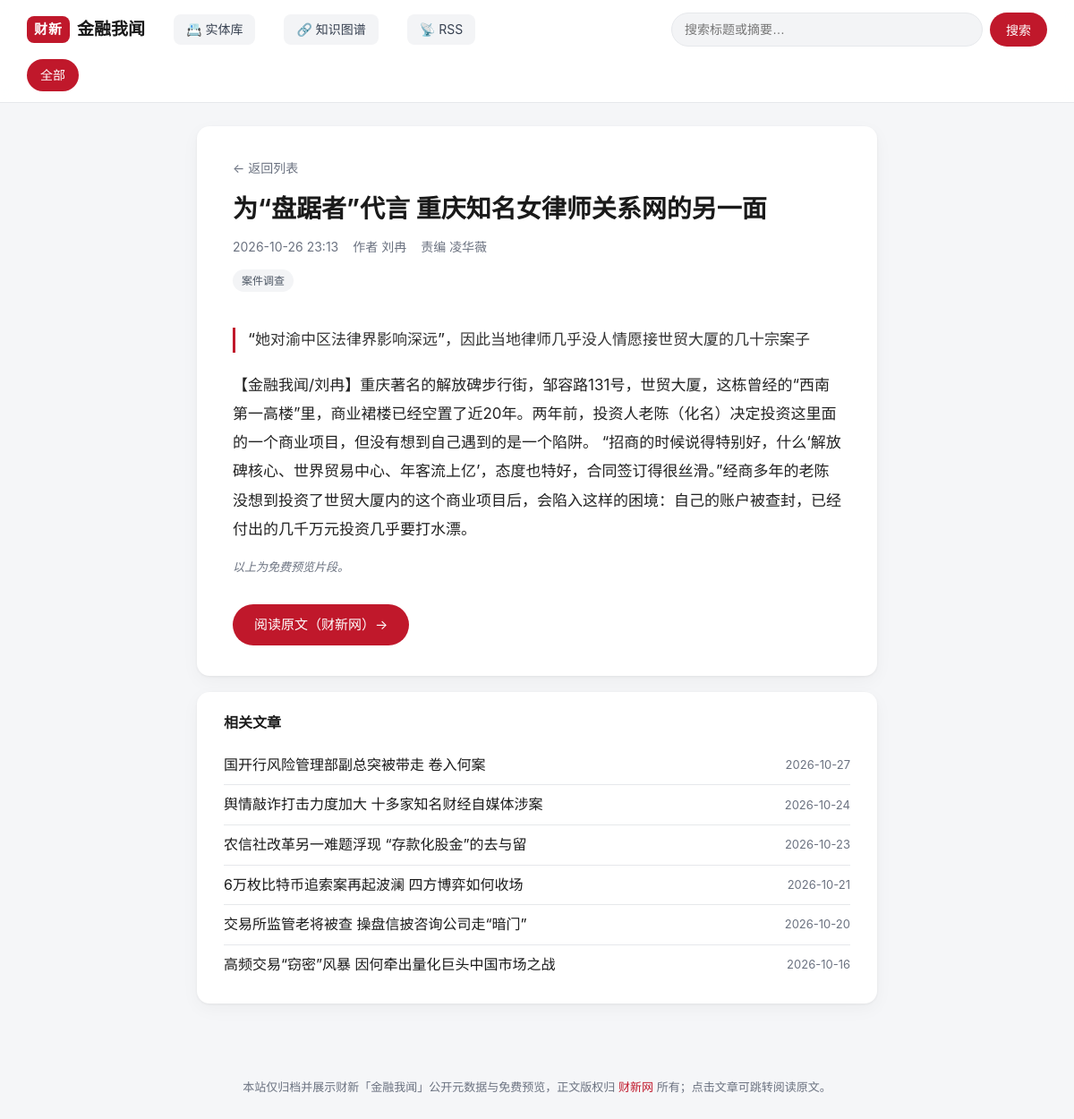
/a/102497605, run on the app's committed database.
### tables this page shows
CREATE TABLE articles(
          article_id TEXT NOT NULL, title TEXT NOT NULL, published_at TEXT NOT NULL,
          url TEXT PRIMARY KEY, discovered_at TEXT NOT NULL, checked_at TEXT NOT NULL
        , source TEXT NOT NULL DEFAULT '', summary TEXT NOT NULL DEFAULT '', body_text TEXT NOT NULL DEFAULT '', updated_at TEXT NOT NULL DEFAULT '', author TEXT NOT NULL DEFAULT '', editor TEXT NOT NULL DEFAULT '', image TEXT NOT NULL DEFAULT '');

CREATE TABLE tags(
      id INTEGER PRIMARY KEY AUTOINCREMENT, name TEXT UNIQUE NOT NULL
    );

### app.py (the view)
@app.route("/a/<article_id>")
def article(article_id: str):
    db = get_db()
    row = db.execute(
        "SELECT * FROM articles WHERE article_id=? AND source=? LIMIT 1",
        (article_id, SOURCE),
    ).fetchone()
    if row is None:
        abort(404)
    data = dict(row)
    data["tags"] = article_tags(db, row["url"])
    data["date"] = (row["published_at"] or "")[:10]
    entities = {
        "person": [],
        "org": [],
        "event": [],
    }
    try:
        for r in db.execute(
            """SELECT e.id, e.name, e.type FROM entities e
               JOIN article_entities ae ON ae.entity_id = e.id
               WHERE ae.article_url = ?
               ORDER BY e.type, e.name""",
            (row["url"],),
        ):
            entities[r["type"]].append({"id": r["id"], "name": r["name"]})
    except Exception:
        pass  # tables may not exist yet
    data["entities"] = entities
    related = []
    try:
        related = db.execute(
            """SELECT a.article_id, a.title, a.published_at,
                      count(*) AS shared,
                      group_concat(DISTINCT e.name) AS via
               FROM article_entities ae1
               JOIN article_entities ae2
                    ON ae2.entity_id = ae1.entity_id
                   AND ae2.article_url <> ae1.article_url
               JOIN entities e ON e.id = ae1.entity_id
               JOIN articles a ON a.url = ae2.article_url AND a.source = ?
               WHERE ae1.article_url = ?
               GROUP BY a.url
               ORDER BY shared DESC, a.published_at DESC LIMIT 8""",
            (SOURCE, row["url"]),
        ).fetchall()
    except Exception:
        related = []
    if not related and data["tags"]:
        related = db.execute(
            """SELECT DISTINCT a.article_id, a.title, a.published_at,
                      0 AS shared, NULL AS via
               FROM articles a JOIN article_tags at ON at.article_url = a.url
               JOIN tags t ON t.id = at.tag_id
               WHERE t.name = ? AND a.source = ? AND a.article_id <> ?
               ORDER BY a.published_at DESC LIMIT 6""",
            (data["tags"][0], SOURCE, article_id),
        ).fetchall()
    return render_template("article.html", a=data, related=related)

### app.py (called while the page is built)
def get_db() -> sqlite3.Connection:
    if "db" not in g:
        conn = sqlite3.connect(
            f"file:{DB_PATH.as_posix()}?mode=ro&immutable=1", uri=True
        )
        conn.row_factory = sqlite3.Row
        g.db = conn
    return g.db

def article_tags(db: sqlite3.Connection, url: str) -> list[str]:
    return [
        r["name"]
        for r in db.execute(
            "SELECT t.name FROM tags t JOIN article_tags at ON at.tag_id=t.id "
            "WHERE at.article_url=? ORDER BY t.name",
            (url,),
        )
    ]

@app.template_filter("nl2p")
def nl2p(text: str) -> str:
    parts = [p.strip() for p in (text or "").split("\n") if p.strip()]
    return "".join(f"<p>{p}</p>" for p in parts)

### templates/article.html (shortened to what this page needs)
{% extends "base.html" %}
{% block content %}
<article class="detail">
  <a class="back" href="{{ url_for('index') }}">← 返回列表</a>
  <h1 class="detail-title">{{ a.title }}</h1>
  <div class="meta">
    <time>{{ a.published_at[:16].replace('T', ' ') }}</time>
    {% if a.author %}<span>作者 {{ a.author }}</span>{% endif %}
    {% if a.editor %}<span>责编 {{ a.editor }}</span>{% endif %}
  </div>
  {% if a.tags %}
  <div class="tags detail-tags">
    {% for t in a.tags %}
    <a class="tag" href="{{ url_for('index', tag=t) }}">{{ t }}</a>
    {% endfor %}
  </div>
  {% endif %}
  {% if a.summary %}<p class="lead">{{ a.summary }}</p>{% endif %}
  {% if a.body_text %}
  <div class="prose">{{ a.body_text | nl2p | safe }}</div>
  <p class="preview-note">以上为免费预览片段。</p>
  {% else %}
  <p class="preview-note">本地暂未抓取预览内容。</p>
  {% endif %}
  <a class="readmore" href="{{ a.url }}" target="_blank" rel="noopener">
    阅读原文（财新网）→
  </a>
</article>
{% if related %}
<aside class="related">
  <h3>相关文章</h3>
  <ul>
    {% for r in related %}
    <li>
      <a href="{{ url_for('article', article_id=r['article_id']) }}">{{ r['title'] }}</a>
      <span class="related-meta">
        <time>{{ r['published_at'][:10] }}</time>
      </span>
    </li>
    {% endfor %}
  </ul>
</aside>
{% endif %}
{% endblock %}

### static/style.css (style rules this page uses)
:root { --bg: #f5f6f8; --card: #ffffff; --ink: #1a1a1a; --muted: #6b7280; --line: #e6e8eb; --brand: #c0182b; --brand-ink: #a01324; --accent: #f3f4f6; --radius: 14px; --shadow: 0 1px 3px rgba(0,0,0,.06), 0 6px 20px rgba(0,0,0,.04); }
* { box-sizing: border-box; }
html { -webkit-text-size-adjust: 100%; }
body { margin: 0; font-family: -apple-system, BlinkMacSystemFont, "Segoe UI", "PingFang SC", "Microsoft YaHei", "Hiragino Sans GB", sans-serif; color: var(--ink); background: var(--bg); line-height: 1.6; }
a { color: inherit; text-decoration: none; }
.tags { display: flex; flex-wrap: wrap; gap: 6px; padding: 10px 16px 16px; }
.tag { font-size: 12px; color: #4b5563; background: var(--accent); padding: 3px 10px; border-radius: 999px; }
.detail { background: #fff; border-radius: var(--radius); box-shadow: var(--shadow); max-width: 760px; margin: 26px auto 18px; padding: 34px 40px; }
.back { color: var(--muted); font-size: 14px; }
.detail-title { margin: 14px 0 12px; font-size: 28px; line-height: 1.35; }
.meta { display: flex; flex-wrap: wrap; gap: 16px; color: var(--muted); font-size: 14px; }
.detail-tags { padding: 14px 0 0; }
.lead { font-size: 17px; color: #333; font-weight: 500; border-left: 3px solid var(--brand); padding-left: 14px; margin: 20px 0; }
.prose { font-size: 17px; line-height: 1.9; color: #222; }
.prose p { margin: 0 0 16px; }
.preview-note { color: var(--muted); font-size: 13px; font-style: italic; }
.readmore { display: inline-block; margin-top: 18px; padding: 11px 24px; background: var(--brand); color: #fff; border-radius: 999px; font-size: 15px; }
.related { max-width: 760px; margin: 0 auto 40px; background: #fff; border-radius: var(--radius); box-shadow: var(--shadow); padding: 22px 30px; }
.related h3 { margin: 0 0 12px; font-size: 16px; }
.related ul { list-style: none; margin: 0; padding: 0; }
.related li { display: flex; justify-content: space-between; gap: 16px; padding: 9px 0; border-bottom: 1px solid var(--line); }
.related li:last-child { border-bottom: 0; }
.related a { flex: 1; }
.related time { color: var(--muted); font-size: 13px; flex: 0 0 auto; }

### templates/article.html (style rules this page uses)
.related-meta { display: flex; gap: 10px; align-items: center; flex-shrink: 0; }

### data on the page
articles: title "为“盘踞者”代言 重庆知名女律师关系网的另一面", published_at "2026-10-26 23:13", author "刘冉", editor "凌华薇", summary "“她对渝中区法律界影响深远”，因此当地律师几乎没人情愿接世贸大厦的几十宗案子", body_text|nl2p "【金融我闻/刘冉】重庆著名的解放碑步行街，邹容路131号，世贸大厦，这栋曾经的“西南第一高楼”里，商业裙楼已经空置了近20年。两年前，投资人老陈（化名）决定投资这里面的一个商业项目，但没有想到自己遇到的是一个陷阱。 “招商的时候说得特别好，什么‘解放碑核心、世界贸易中心、年客流上亿’，态度也特好，合同签订得很丝滑。”经商多年的老陈没想到投资了世贸大厦内的这个商业项目后，会陷入这样的困境：自己的账户被查封，已经付出的几千万元投资几乎要打水漂。"
tags: name "案件调查"

### other printed values
{{ r['title'] }} "国开行风险管理部副总突被带走 卷入何案" "舆情敲诈打击力度加大 十多家知名财经自媒体涉案" "农信社改革另一难题浮现 “存款化股金”的去与留" "6万枚比特币追索案再起波澜 四方博弈如何收场" "交易所监管老将被查 操盘信披咨询公司走“暗门”" "高频交易“窃密”风暴 因何牵出量化巨头中国市场之战"
{{ r['published_at'][:10] }} "2026-10-27" "2026-10-24" "2026-10-23" "2026-10-21" "2026-10-20" "2026-10-16"
